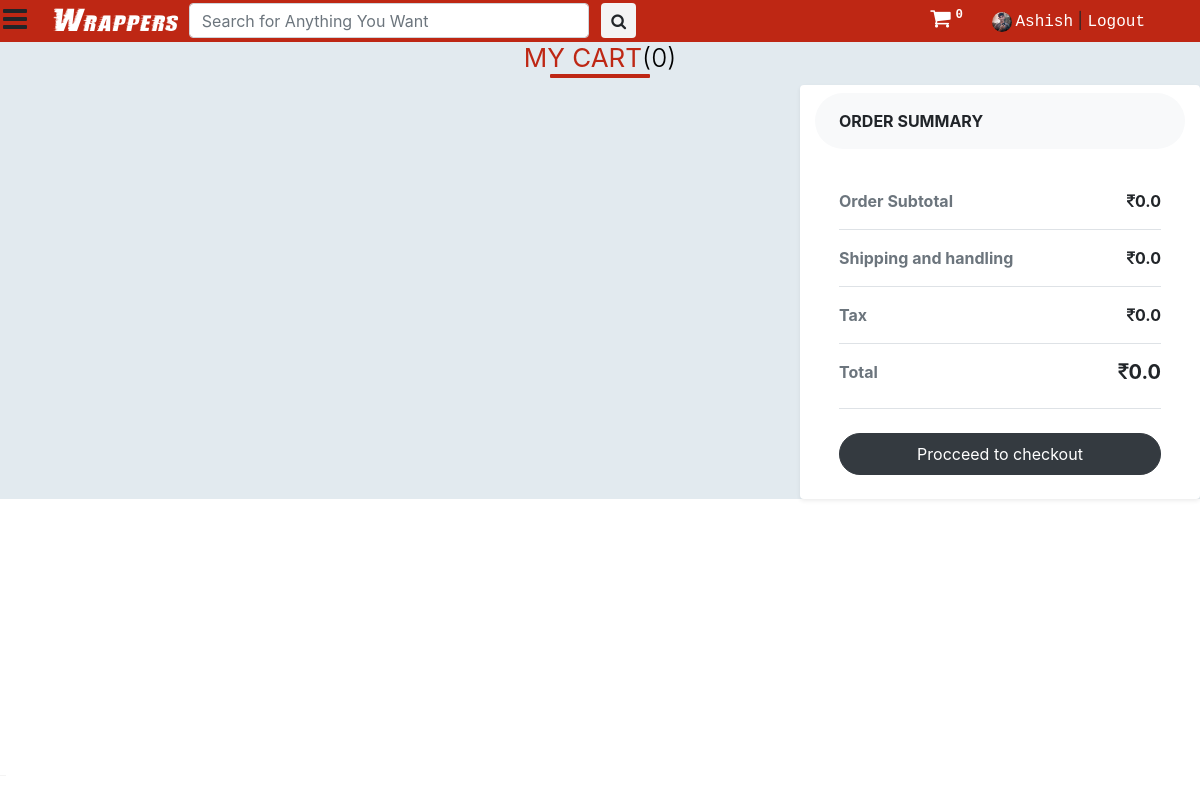
The app's page /cart/ (signed in), older data.
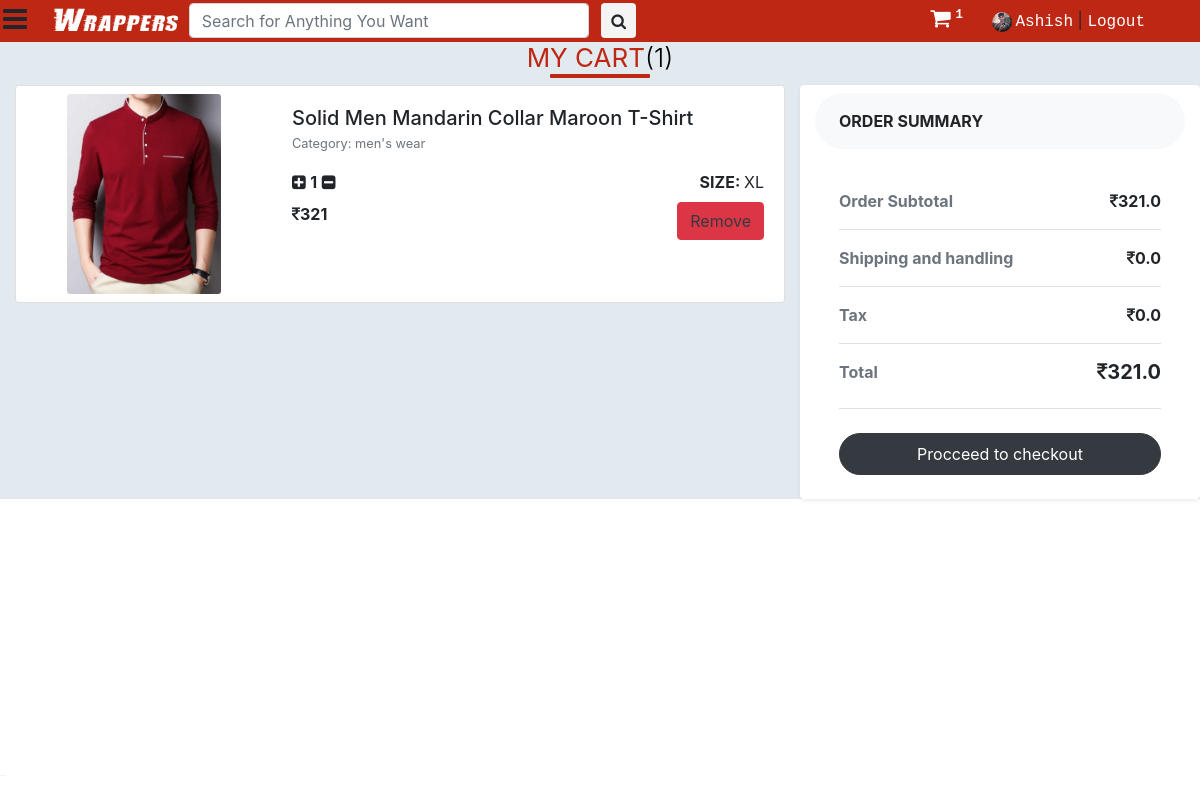
The same page, newer data.
### main/models.py (models this page shows)
class Cart(models.Model):
	user = models.ForeignKey(User, on_delete=models.CASCADE)
	product_id = models.CharField(max_length=100)
	product_size = models.CharField(max_length=20,default='',null=True)
	number = models.PositiveIntegerField(default=0)

### saler/models.py (models this page shows, shortened)
class Product(models.Model):
	GST_CHOICES = (("0",'0'),("3",'3'),("5",'5'),("12",'12'),("18",'18'),("28",'28'))
	product_id = models.BigAutoField(primary_key=True)
	product_id2 = models.CharField(max_length=100,default='')
	shop = models.ForeignKey(User, on_delete=models.CASCADE,default='')
	product_name = models.CharField(max_length=100)
	category = models.ForeignKey(category, default="", verbose_name="Category", on_delete=models.SET_DEFAULT, null=True)
	subcategory = models.CharField(max_length=50, default="")
	price = models.IntegerField(default=0)
	price_not = models.IntegerField(default=999)
	desc = models.TextField()
	gst = models.CharField(default='0',max_length=3,choices=GST_CHOICES)
	pub_date = models.DateField(auto_now=True)
	image1 = models.ImageField(upload_to='products/images', default="",null=True)
	image2 = models.ImageField(upload_to='products/images', default="",null=True,blank=True)
	image3 = models.ImageField(upload_to='products/images', default="",null=True,blank=True)
	image4 = models.ImageField(upload_to='products/images', default="",null=True,blank=True)
	image5 = models.ImageField(upload_to='products/images', default="",null=True,blank=True)

class category(models.Model):
	name = models.CharField(max_length=50, default="")
	sub_Categories  = models.TextField(default="")
	def __str__(self):
		return f'{self.name}'

### main/views.py (the view)
# urls.py: path('cart/', views.cart, name="main_cart"),
@login_required
def cart(request):
	if request.user.is_authenticated:
		allProds = []
		subtotal = 0.0
		delev = 0.0
		tax = 0.0
		cart_prods = [p for p in Cart.objects.all() if p.user == request.user]
		for p in cart_prods:
			tempTotal = p.number * Product.objects.filter(product_id=p.product_id)[0].price
			subtotal += tempTotal
			tax += tempTotal*int(Product.objects.filter(product_id=p.product_id).first().gst)/100
		for cprod in cart_prods:
			prod = Product.objects.filter(product_id=cprod.product_id)[0]
			allProds.append([cprod, prod])
		params = {
					'allProds':allProds,
					'cart_element_no' : len([p for p in Cart.objects.all() if p.user == request.user]),
					'total':subtotal+tax+delev,
					'subtotal':subtotal,
					'tax':tax,
					'delev':delev,
					'category':category.objects.all(),
				}
		return render(request,'main/cart.html', params)

### saler/templatetags/app_tags.py (called while the page is built)
@register.filter(name='split')
def split(str, key):
    return str.split(key)

### main/templates/main/cart.html (shortened to what this page needs)
{% extends 'main/base.html' %}
{% load static %}
{% block main_body %}
<div class="container-fluid" style="background-color: #e2eaef">
  <h2><b>My Cart</b>({{cart_element_no}})</h2>
  <div class="row">
    <div class="col-md-8  mt-1" style="overflow-y: scroll; max-height: 100%">
      <div class="table-responsive">
        {% for cprod, prod in allProds %}
        <div class="card mb-1">
          <div class="row no-gutters">
            <div class="col-md-4 p-2" style="text-align: center;">
              <img src="{{prod.image1.url}}" class="card-img" alt="..."
                style="max-height: 200px; width: auto; max-width: 100%">
            </div>
            <div class="col-md-8">
              <div class="card-body">
                <h5 class="card-title mb-0">{{prod.product_name}}</h5>
                <p class="card-text"><small class="text-muted">Category: {{prod.category}}</small></p>
                <div class="">
                  <div style="float: left;">
                    <p class="card-text"><i class="fa fa-plus-square plus_prod" product_id={{cprod.id}}
                        aria-hidden="true"></i> <strong>{{cprod.number}}</strong> <i
                        class="fa fa-minus-square minus_prod" aria-hidden="true" product_id={{cprod.id}}></i></p>
                  </div>
                  <div style="float: right;">
                    <p class="card-text"><strong>SIZE: </strong>
                      {{cprod.product_size}}
                    </p>
                  </div>
                </div>
                <br>
                <div class="mt-2 pb-1">
                  <div style="float: left;">
                    <p class="card-text"><strong><i class="fa fa-inr" aria-hidden="true"></i>{{prod.price}}</strong></p>
                  </div>
                  <div style="float: right;">
                    <a class="btn btn-danger text-dark delete" product_id={{cprod.id}}
                      style="float: right; color: #fff;">Remove</a>
                  </div>
                </div>
              </div>
            </div>
          </div>
        </div>
        {% endfor %}
      </div>
    </div>
    <div class="col-lg-4 bg-white rounded shadow-sm mt-1" style="height: 100%">
      <div class="bg-light rounded-pill px-4 py-3 text-uppercase font-weight-bold mt-2">Order summary
      </div>
      <div class="p-4">
        <ul class="list-unstyled mb-4">
          <li class="d-flex justify-content-between py-3 border-bottom"><strong class="text-muted">Order Subtotal
            </strong><strong id="subtotal"><i class="fa fa-inr" aria-hidden="true"></i>{{subtotal}}</strong></li>
          <li class="d-flex justify-content-between py-3 border-bottom"><strong class="text-muted">Shipping and
              handling</strong><strong id="delev"><i class="fa fa-inr" aria-hidden="true"></i>{{delev}}</strong></li>
          <li class="d-flex justify-content-between py-3 border-bottom"><strong class="text-muted">Tax</strong><strong
              id="tax"><i class="fa fa-inr" aria-hidden="true"></i>{{tax}}</strong></li>
          <li class="d-flex justify-content-between py-3 border-bottom"><strong class="text-muted">Total</strong>
            <h5 class="font-weight-bold" id="total"><i class="fa fa-inr" aria-hidden="true"></i>{{total}}</h5>
          </li>
        </ul><a href="{% url 'main_checkout' %}" class="btn btn-dark rounded-pill py-2 btn-block">Procceed to
          checkout</a>
      </div>
    </div>
  </div>
</div>
{% endblock main_body %}

### main/templates/main/base.html (shortened to what this page needs)
<!DOCTYPE html>
<html>
<head>
	{% load static %}
	{% load app_tags %}
	<link href="{% static 'main/css/bootstrap.min.css' %}" rel="stylesheet" type="text/css" media="all" />
	<link href="{% static 'main/css/style.css' %}" rel="stylesheet" type="text/css" media="all" />
	<link href="{% static 'saler/font-awesome/css/font-awesome.min.css' %}" rel="stylesheet">
</head>
<body>
	<nav class="main_nav" id="main_nav">
		<div class="container">
			<div class="nav_links">
				<a href="{% url 'home' %}" class="logo">Wrappers</i></a>
				<form class="form-inline my-2 my-lg-0 serch" action="/search">
					<input class="form-control mr-sm-2" type="search" placeholder="Search for Anything You Want"
						aria-label="Search" name="query">
					<button class="btn" type="submit" style="margin: 0;"><i class="fa fa-search"
							aria-hidden="true"></i></button>
				</form>
			</div>
			<div class="user_links pt-1">
				<a href="{% url 'main_cart' %}" style="font-size: 22px; color: #fff; margin-right: 20px;"><i
						class="fa fa-shopping-cart" aria-hidden="true"></i><sup><span class="badge"
							id="cart_no">{{cart_element_no}}</span></sup></a>
				{% if request.user.is_authenticated %}
				<a href="##" data-container="body" data-toggle="popover" data-placement="bottom" data-trigger="focus"
					data-html="true"
					data-content="<a href='{% url 'myorders' %}'>My Order</a><br><a href='{% url 'account_settings' %}'>Account Settings</a>"><img
						src="{{request.user.userdetail.photo.url}}"
						style="height: 20px; width: 20px; border-radius: 10px; margin-right: 3px;">{{request.user.first_name}}</a>&nbsp;|
				<a href="{% url 'logout' %}">Logout</a>
				{% else %}
				<a href="{% url 'login' %}">Login</a>&nbsp;|
				<a href="{% url 'signup' %}">Register</a>&nbsp;|
				<a href="{% url 'seller_signup' %}">Seller</a>
				{% endif %}
			</div>
		</div>
	</nav>
	<header id="navheader">
		<section class="social_media">
		</section>
	</header>
	<a class="menu_bar"><i class="fa fa-bars" aria-hidden="true"></i></a>
	<main class="" id="menu_close">
		{% block main_body %}
		{% endblock main_body %}
	</main>
</body>
</html>

Row changes from the older to the newer data that the page shows:
added Cart: image1 (picture), product_name "Solid Men Mandarin Collar Maroon T-Shirt", category "men's wear", number "1", product_size "XL", price "321"
Text that changed along with them:
{{ cart_element_no }}: "0" → "1"
{{ subtotal }}: "0.0" → "321.0"
{{ total }}: "0.0" → "321.0"
